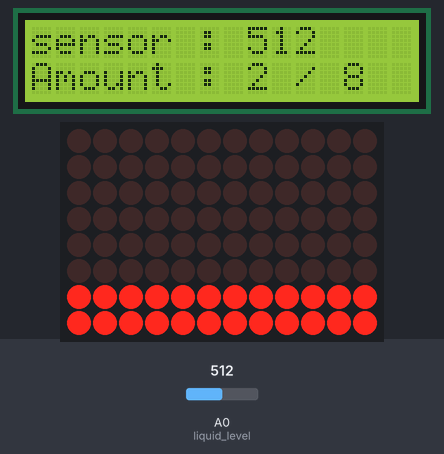
The sketch below on a simulated Arduino Uno R4 WiFi. Parts: 16×2 character LCD, 12×8 LED matrix. The test bench sets the inputs (shaded band); at power-on: A0 (liquid_level) = 512. What the sketch prints to the serial monitor is not drawn.

Above: at 1.2 s.
1.3 s: A0 (liquid_level) set to 483
At 3.3 s:
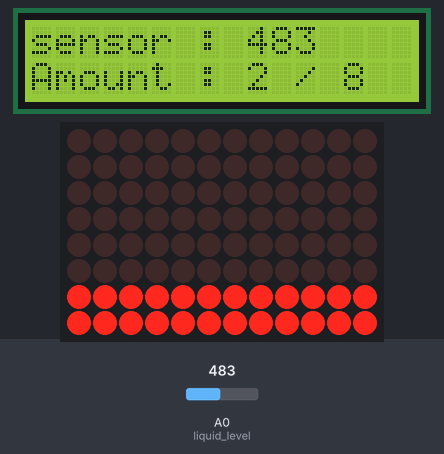
3.6 s: A0 (liquid_level) set to 458
At 4.7 s:
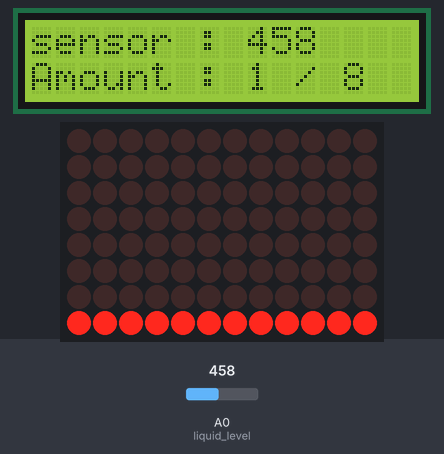
5.7 s: A0 (liquid_level) set to 422
At 7.3 s:
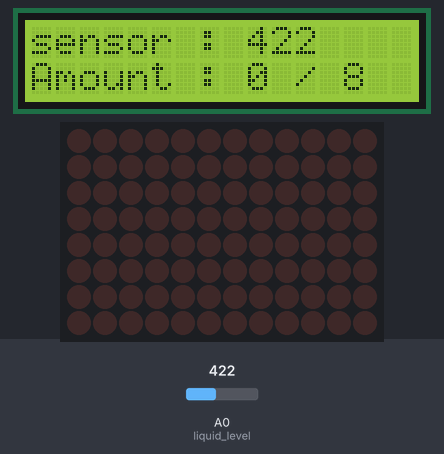
7.7 s: A0 (liquid_level) set to 710
At 8.7 s:
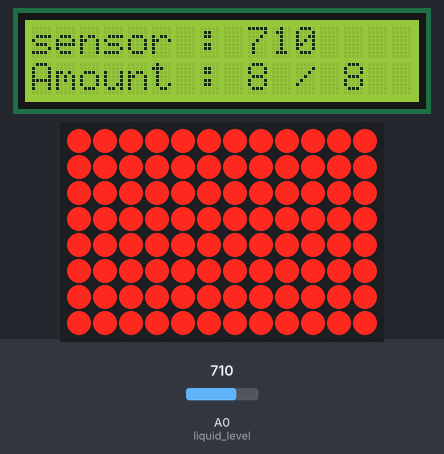
9.8 s: A0 (liquid_level) set to 691
At 11.3 s:
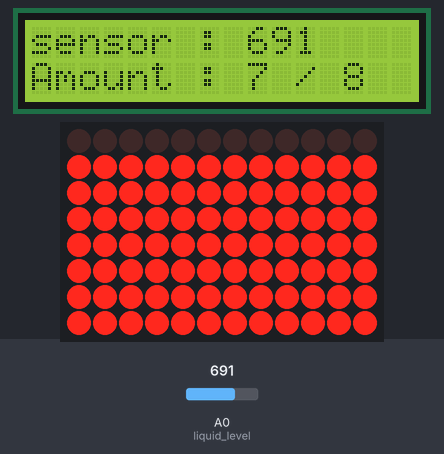
Timing chart, 0 to 12.8 s (numbered marks = the images above; inputs shaded):
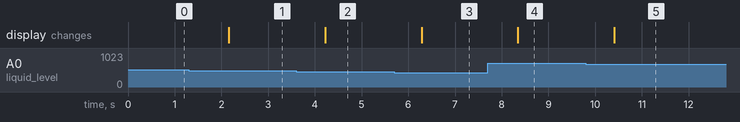

The sketch:

liquid_level_sensor-depth-of-water-R4WiFi.ino
```cpp
#define liquid_level A0

#include <Wire.h>                       // 1602 LCD 라이브러리 세팅
#include <LiquidCrystal_I2C.h>

LiquidCrystal_I2C lcd(0x27, 16, 2);

#include "Arduino_LED_Matrix.h"         // 아두이노 R4 WiFi 라이브러리 세팅

ArduinoLEDMatrix matrix;

int minWater = 400, maxWater = 700;     // 센서 값 최솟값과 최댓값 구하여 지정

void setup() {
  // put your setup code here, to run once:
  Serial.begin(9600);                   // 시리얼 포트 시작
  pinMode(liquid_level, INPUT);         // 수위센서 입력 모드 지정

  lcd.init();                           // LCD 초기화
  lcd.backlight();
  lcd.clear();

  matrix.begin();                       // LED 매트릭스 시작
}

const uint32_t lines_0[] = {            // LedMatrix에 띄우기 위한 LedMatrix 패턴을 제작
  0x0,
  0x0,
  0x0
};

const uint32_t lines_1[] = {
  0x0,
  0x0,
  0xfff
};

const uint32_t lines_2[] = {
  0x0,
  0x0,
  0xffffff
};

const uint32_t lines_3[] = {
  0x0,
  0xf,
  0xffffffff
};

const uint32_t lines_4[] = {
  0x0,
  0xffff,
  0xffffffff
};

const uint32_t lines_5[] = {
  0x0,
  0xfffffff,
  0xffffffff
};

const uint32_t lines_6[] = {
  0xff,
  0xffffffff,
  0xffffffff
};

const uint32_t lines_7[] = {
  0xfffff,
  0xffffffff,
  0xffffffff
};

const uint32_t lines_8[] = {
  0xffffffff,
  0xffffffff,
  0xffffffff
};

void loop() {
  // put your main code here, to run repeatedly:
  int water = analogRead(liquid_level); // water 변수에 수위센서 아날로드 값을 저장
  Serial.println(water);

  lcd.clear();                          // lcd에 센서값 출력
  lcd.setCursor(0,0);
  lcd.print("sensor : ");
  lcd.setCursor(9,0);
  lcd.print(water);

  if(water < 400){                      // 최솟값보다 작아지거나, 최댓값보다 커지면 지정한 값으로 초기화
    water = 400;
  }else if(water > 700){
    water = 700;
  }

  // 숫자(변수)를 한 범위에서 다른 범위로 비례 변환하는 map() 함수를 이용
  int amount_of_water = map(water, minWater, maxWater, 0, 8);
  Serial.println(amount_of_water);

  lcd.setCursor(0,1);                   // 센서값을 8개의 범위로 나누어 어느정도 물이 찼는지 확인
  lcd.print("Amount : ");
  lcd.setCursor(9, 1);
  lcd.print(amount_of_water);
  lcd.setCursor(10,1);
  lcd.print(" / 8");

  switch(amount_of_water){              // 앞서 구한 8개의 범위에 맞춰 LedMatrix 동작
    case 0:
      matrix.loadFrame(lines_0);
      break;
    case 1:
      matrix.loadFrame(lines_1);
      break;
    case 2:
      matrix.loadFrame(lines_2);
      break;
    case 3:
      matrix.loadFrame(lines_3);
      break;
    case 4:
      matrix.loadFrame(lines_4);
      break;
    case 5:
      matrix.loadFrame(lines_5);
      break;
    case 6:
      matrix.loadFrame(lines_6);
      break;
    case 7:
      matrix.loadFrame(lines_7);
      break;
    case 8:
      matrix.loadFrame(lines_8);
      break;
  }

  delay(1000);
}
```

Measured:
- the behaviour switches between 475 and 474 on A0 (liquid_level) (found by bisection; images 1 and 2)
- the behaviour switches between 438 and 437 on A0 (liquid_level) (found by bisection; images 2 and 3)
- the behaviour switches between 700 and 699 on A0 (liquid_level) (found by bisection; images 4 and 5)
- after the input at 1.3 s, the display: changes after 0.86 s (image 1)
- after the input at 3.6 s, the display: changes after 0.62 s (image 2)
- after the input at 5.7 s, the display: changes after 0.58 s (image 3)
- after the input at 7.7 s, the display: changes after 0.65 s (image 4)
- after the input at 9.8 s, the display: changes after 0.61 s (image 5)
